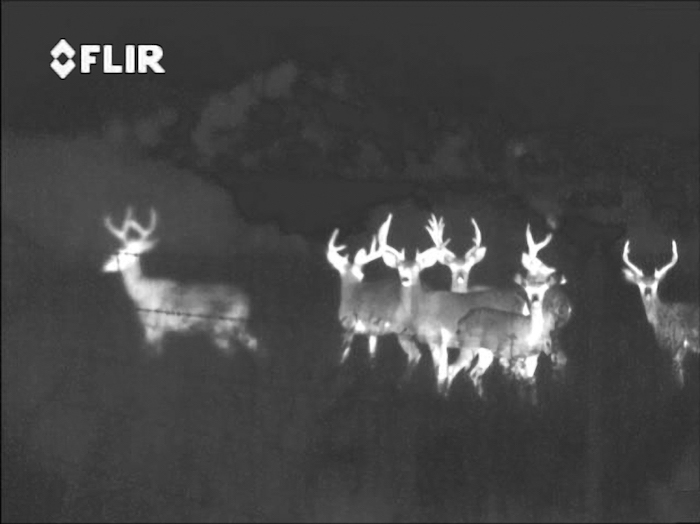
%> input picture clase5/venado.jpg, 700 x 524 px
$ octave clase5.m   (GNU Octave 9; MATLAB toolbox functions it lacks are replaced by stand-ins)
%> lines starting %> are read from the running program, lines starting %| are printed output that depends on the picture
### clase5/fHistograma.m
% Forma general - encabezado de una funci�n
function vertorHistograma = fHistograma(imagenEntrada)
    % Esta función se obtiene el histograma de una imagen en escala de grises
    vertorHistograma = zeros(1, 256);

    for valorPixelTemporal = 0:255

        frec = find(imagenEntrada == valorPixelTemporal);
        vertorHistograma(1, valorPixelTemporal + 1) = length(frec);

    end

end

### clase5/clase5.m
% Imagenes tipo unit8
clc
close all
clear

imagen = imread('venado.jpg');
%> imagen is the input picture: size 524x700x3 uint8; mean R, G, B 69.7, 69.7, 69.7
imagen = rgb2gray(imagen);
%> imagen: size 524x700 uint8

histograma = fHistograma(imagen);
%> the loop in fHistograma, `for valorPixelTemporal = 0:255` made 256 passes
%> frec on passes 3 to 5: [44090; 54570; 56142; 81265], [62945; 63478], [40; 274; 275; 310; 315; 426; 524; 49321; 65041; 77607]
%> after the loop in fHistograma, `for valorPixelTemporal = 0:255`: vertorHistograma = 256 values, max 42896 at index 56, min 2 at index 4, mean 1432.8
%> histograma has the same summary as vertorHistograma in fHistograma

figure, subplot(1, 2, 1), imshow(imagen);
subplot(1, 2, 2), bar(histograma);
title('Histograma - Imagen de entrada');
xlabel('Valor - Intensidad de pixel');
ylabel('Frecuencia de aparici�n de pixel');
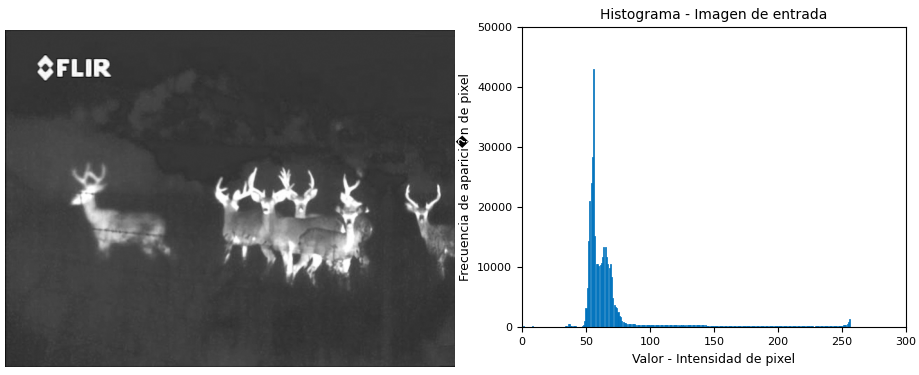
%> figure redrawn from the program's plot data, 2 panels
